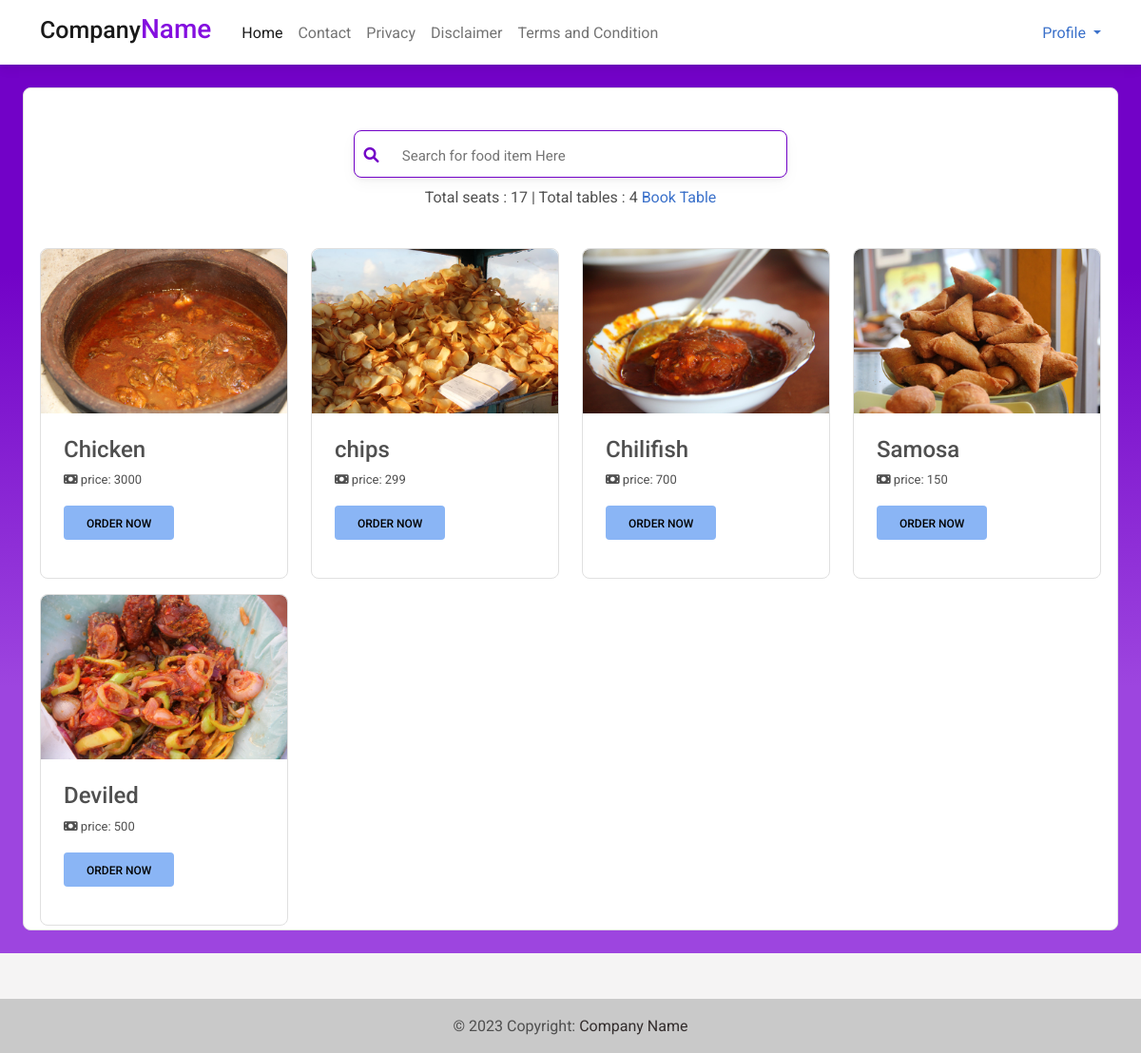
Page /restaurants/1/ on the committed database.
### app/models.py (models this page shows, shortened)
class fooditem(models.Model):
    restaurant = models.ForeignKey(restaurant, on_delete=models.CASCADE,default=1)
    title = models.CharField(max_length=1000,default="Nothing")
    price = models.IntegerField(default=0)
    photo = models.ImageField(null=False,blank=False,upload_to="food")

### app/views.py (the view)
# urls.py: path("restaurants/<int:id>/",views.visitresturants,name="visitresturants"),
def visitresturants(request,id):
    rest = restaurant.objects.get(id=id)
    tables = table.objects.filter(restaurant=rest)
    total_tables = tables.count()
    seats = 0
    for t in tables:
        seats = seats + t.seats
    items = fooditem.objects.filter(restaurant=rest)
    context = {
        "items" : items,
        "rest" : rest,
        "total_tables" : total_tables,
        "seats" : seats
    }
    return render(request,"app/visitresturants.html",context)

### app/templates/app/visitresturants.html (shortened to what this page needs)
{% extends "basic.html" %}
{% block content %}
<div class="main-section  p-4 ">
    <div class="card shadow-0 border p-1">
    <div class="search shadow-3  card">
        <div class="row">
            <div class="col-1">
                <i class="fas fa-magnifying-glass s-icon p-color"></i>
            </div>
            <div class="col-11">
                <input type="text" class="d-inline-block srch" placeholder="Search for food item Here" hx-get="/searchfood" hx-trigger="keyup" hx-target="#result" name="search" id="inputBox">
            </div>
        </div>
    </div>
    <div class="text-center">
        Total seats : {{seats}} | Total tables : {{total_tables}} <a href="/tables/{{rest.id}}/">Book Table</a>
    </div>
    <div class="container">
        <div id="result">
            {% include "app/foodresult.html" %}
        </div>
    </div>
</div>
</div>
{% endblock content %}

### app/templates/app/foodresult.html (shortened to what this page needs)
{% if items %}
<div class="row mt-4">
    {% for item in items %}
    <div class="col-md-3 mt-2">
            <div class="card shadow-0 border mt-2">
                <div class="bg-image hover-overlay ripple" data-mdb-ripple-color="light">
                  <img src="/media/{{item.photo}}" class="img-fluid"/>
                </div>
                <div class="card-body">
                  <h4 class="card-title">{{item.title}}</h4>
                  <p class="card-text" style="font-size:13px;"><i class="fas fa-money-bill"></i> price: {{item.price}}<p>
                  <a href="/orderfood/{{item.id}}/" class="btn btn-secondary">Order Now</a>
                </div>
              </div>
    </div>
    {% endfor %}
</div>
{% else %}
<div class="text-center mt-3">
    Nothing To Show!
</div>
{% endif %}

### rows in the picture
fooditem: photo (picture), title "Chicken", price "3000"
fooditem: photo (picture), title "chips", price "299"
fooditem: photo (picture), title "Chilifish", price "700"
fooditem: photo (picture), title "Samosa", price "150"
fooditem: photo (picture), title "Deviled", price "500"

### other values in the picture
{{ seats }} "17"
{{ total_tables }} "4"
